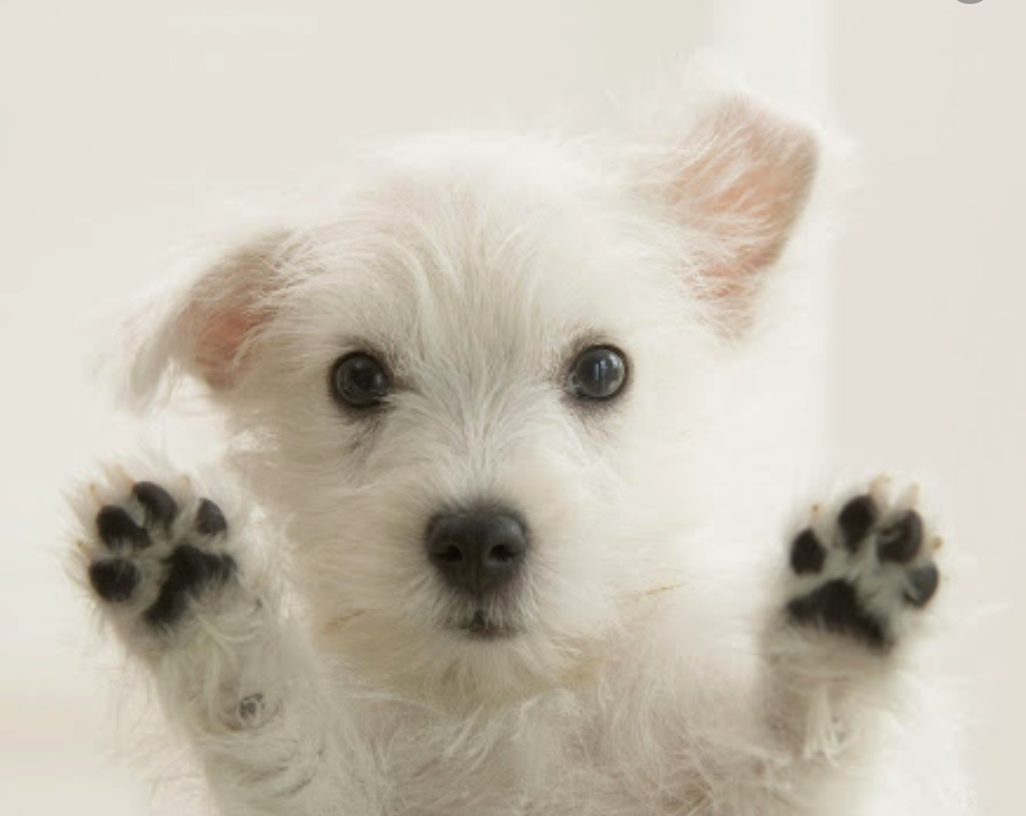
#> input picture xiaogou.png, 1026 x 816 px
$ python image_split.py
#> lines starting #> are read from the running program, lines starting #| are printed output that depends on the picture
import cv2
import numpy as np
import matplotlib.pyplot as plt


def show_with_matplotlib(color_img, title, pos):
    # Convert BGR image to RGB
    img_RGB = color_img[:,:,::-1]

    ax = plt.subplot(3, 6, pos)
    plt.imshow(img_RGB)
    plt.title(title,fontsize=8)
    plt.axis('off')

image = cv2.imread('xiaogou.png')
#> image is the input picture: shape (816, 1026, 3); mean B, G, R 181.5, 194.5, 201.4

image_without_blue = image.copy()
image_without_blue[:, :, 0] = 0
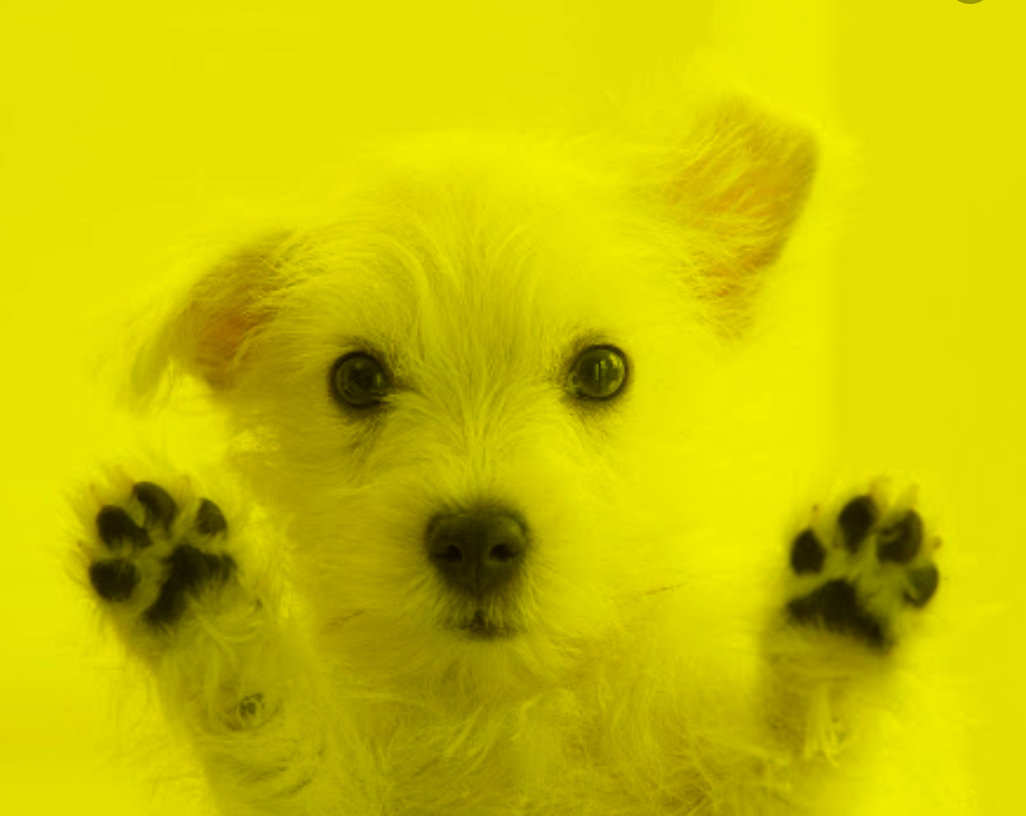
#> image_without_blue: shape (816, 1026, 3); mean B, G, R 0, 194.5, 201.4

image_without_green = image.copy()
image_without_green[:, :, 1] = 0
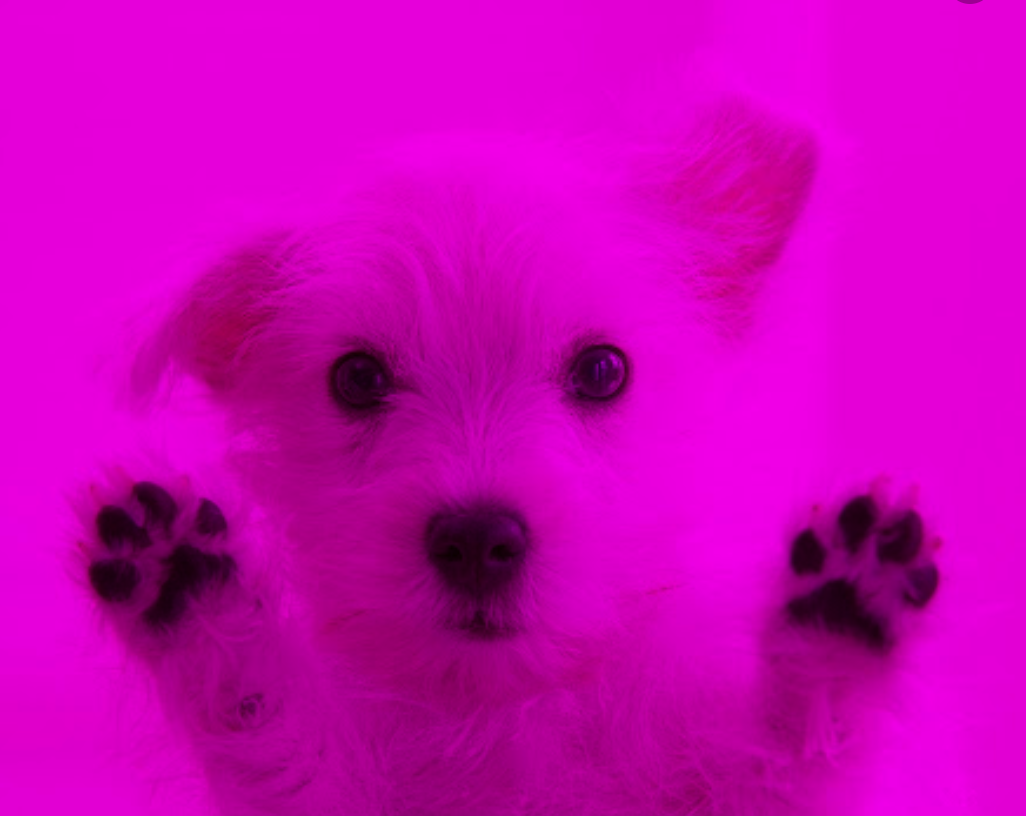
#> image_without_green: shape (816, 1026, 3); mean B, G, R 181.5, 0, 201.4

image_without_red = image.copy()
image_without_red[:, :, 2] = 0
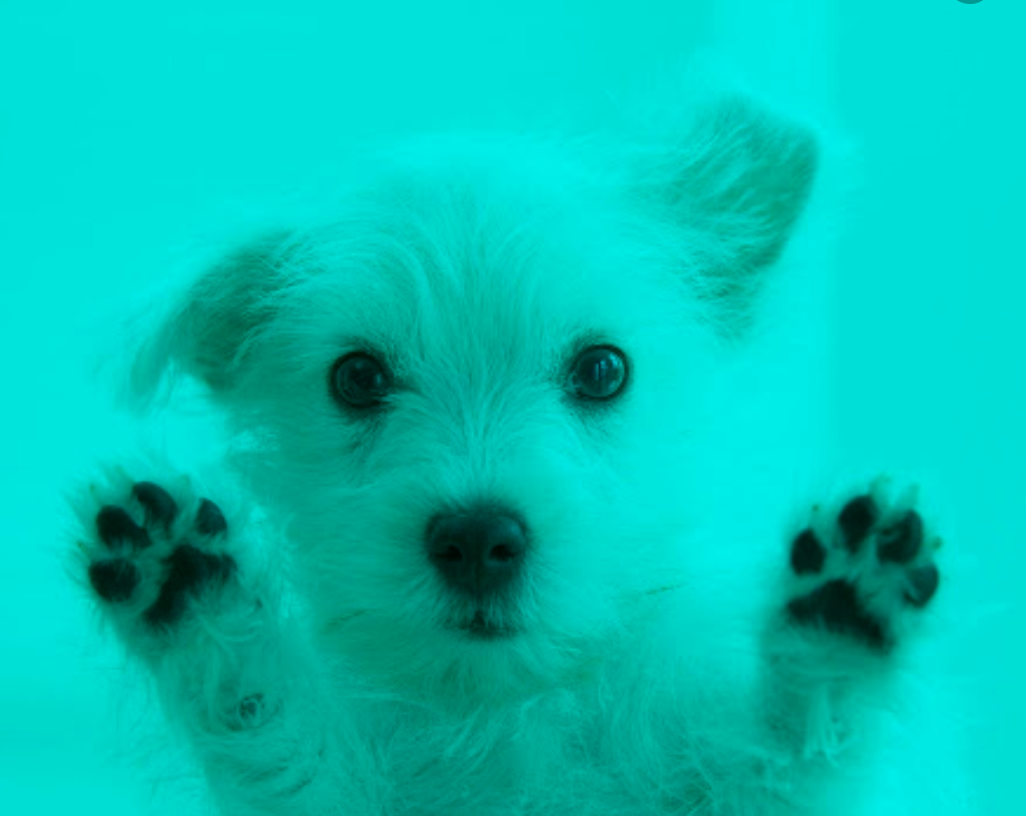
#> image_without_red: shape (816, 1026, 3); mean B, G, R 181.5, 194.5, 0


# 使用缩放因子
resized_image = cv2.resize(image, None, fx=2.0, fy=2.0, interpolation=cv2.INTER_AREA)

# 平移，x方向平移200像素，y方向平移30像素
height, width = image.shape[:2]
#> height = 816; width = 1026
M = np.float32([[1, 0, 200], [0, 1, 30]])
dst_image_move = cv2.warpAffine(image, M, (width, height))
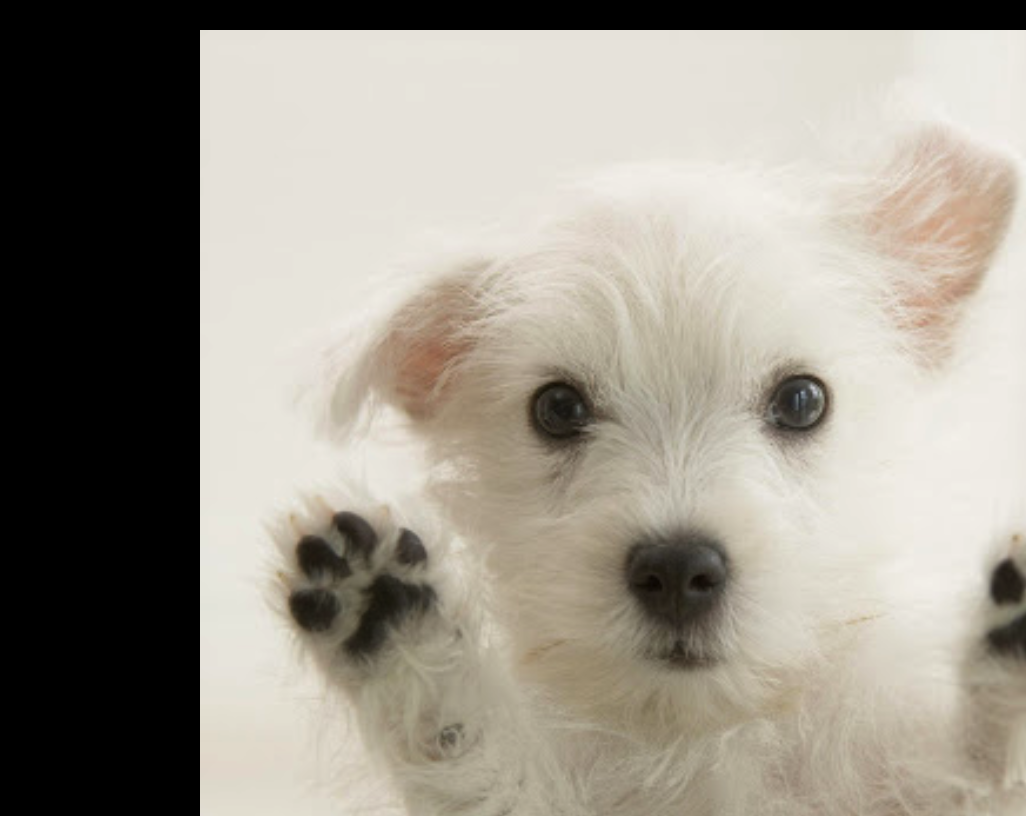
#> dst_image_move: shape (816, 1026, 3); mean B, G, R 138.1, 148.7, 154.3


# 旋转30度
M = cv2.getRotationMatrix2D((width / 2.0, height / 2.0), 30, 1)
dst_rot = cv2.warpAffine(image, M, (width, height))
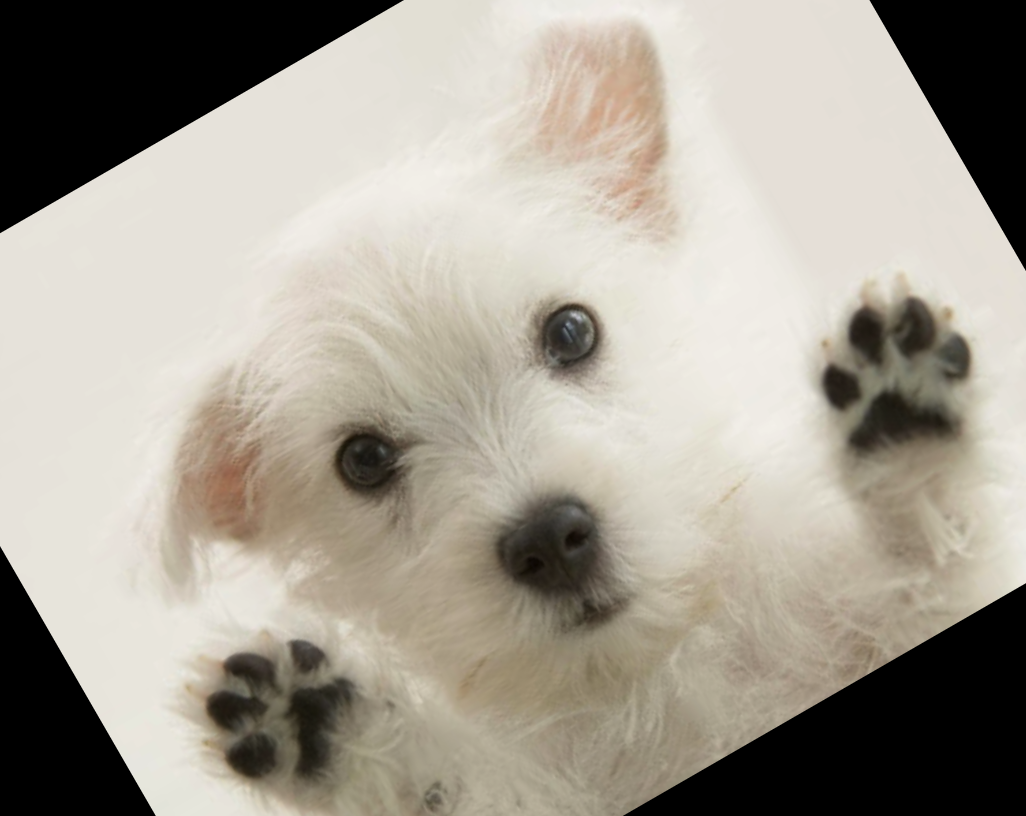
#> dst_rot: shape (816, 1026, 3); mean B, G, R 147.9, 159.2, 165.2


plt.figure(figsize=(13,5))
plt.suptitle('splitting and merging channels in OpenCV', fontsize=12, fontweight='bold')

show_with_matplotlib(image, "BGR - image", 1)
show_with_matplotlib(image_without_blue, "BGR without B", 2)
show_with_matplotlib(image_without_green, "BGR without G", 3)
show_with_matplotlib(image_without_red, "BGR without R", 4)
show_with_matplotlib(resized_image, "image scale 2x", 5)
show_with_matplotlib(dst_image_move, "image move", 6)
show_with_matplotlib(dst_rot, "image rotation", 8)

plt.show()
